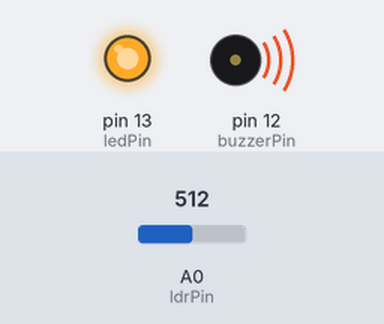
Simulated run of this sketch. Board: Arduino Uno, built with avr-gcc and run on an emulated ATmega328P. Shown: output pins drawn as LEDs (lit = HIGH), buzzer (waves = sounding). Inputs (shaded band) come from the test bench; at power-on: A0 (ldrPin) = 512. What the sketch prints to the serial monitor is not drawn.

Above: at 1.2 s.
1.3 s: A0 (ldrPin) set to 416
2.8 s: A0 (ldrPin) set to 388
At 3.9 s:
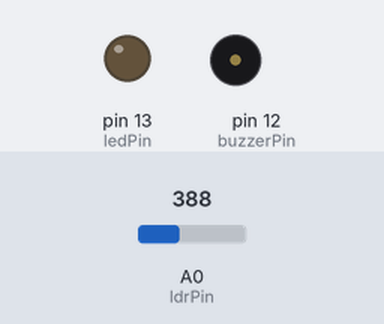
Timing chart, 0 to 5.8 s (numbered marks = the images above; inputs shaded):
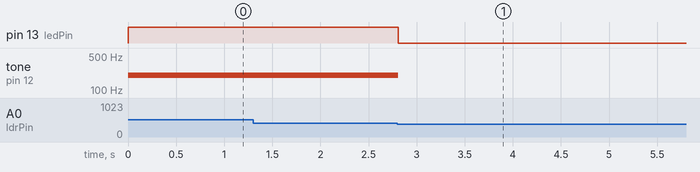

Measured:
- the behaviour switches between 400 and 399 on A0 (ldrPin) (found by bisection; images 0 and 1)
- after the input at 1.3 s, every drawn part: stays the same
- after the input at 2.8 s, pin 13 (ledPin): HIGH → LOW at once; tone on pin 12 (buzzerPin): 200 Hz → silent at once

The sketch:

buzzer_with_led_and_ldr.ino
```cpp
//set pin numbers

const int ledPin = 13;
const int buzzerPin = 12;
const int ldrPin = A0;

void setup() {

  Serial.begin(9600);

  pinMode(ledPin, OUTPUT);
  pinMode(buzzerPin, OUTPUT);
  pinMode(ldrPin, INPUT);

}

void loop() {

  int ldrStatus = analogRead(ldrPin);  //read the state of the LDR value

  if (ldrStatus >= 400) {

    tone(buzzerPin, 200);
    digitalWrite(ledPin, HIGH);
    delay(100);

    Serial.print("ALARM ACTIVATED");
  }
   else {

      noTone(buzzerPin);
      digitalWrite(ledPin, LOW);

      Serial.print("ALARM DEACTIVATED");

  }


}
```
